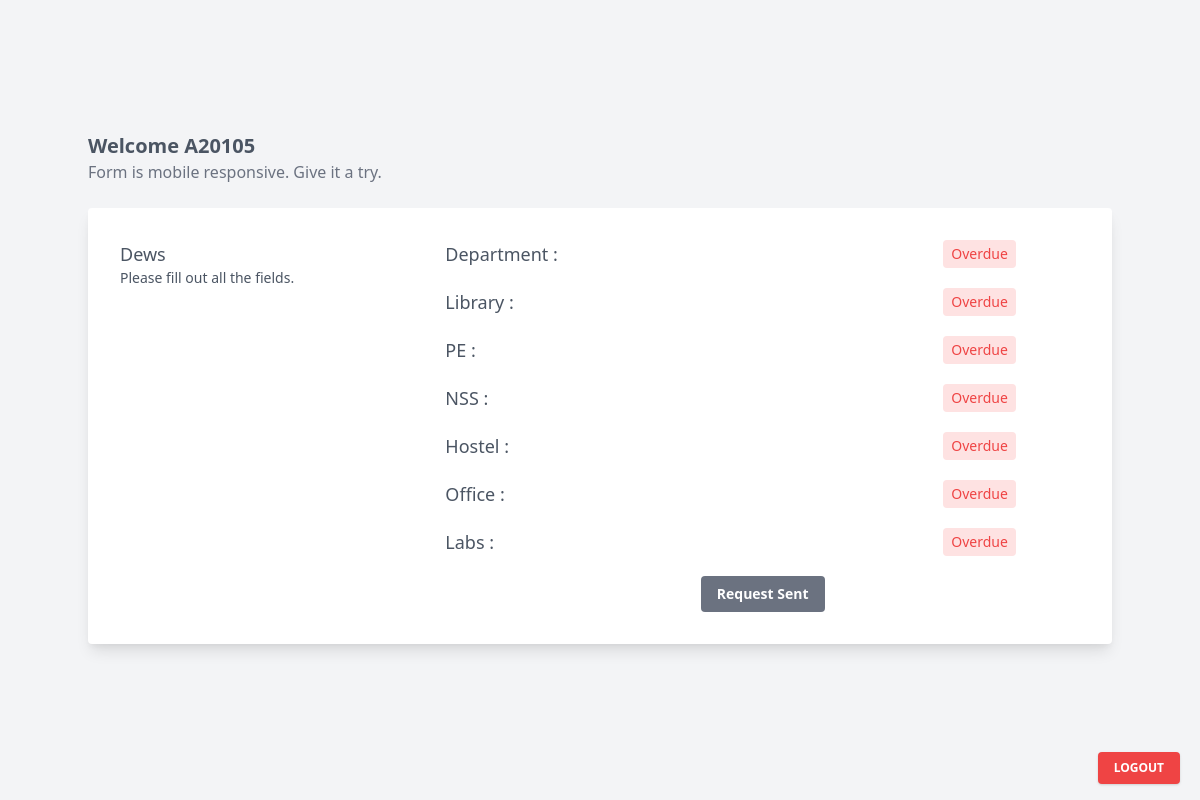
The page /student/ (signed in) on the database as committed earlier.
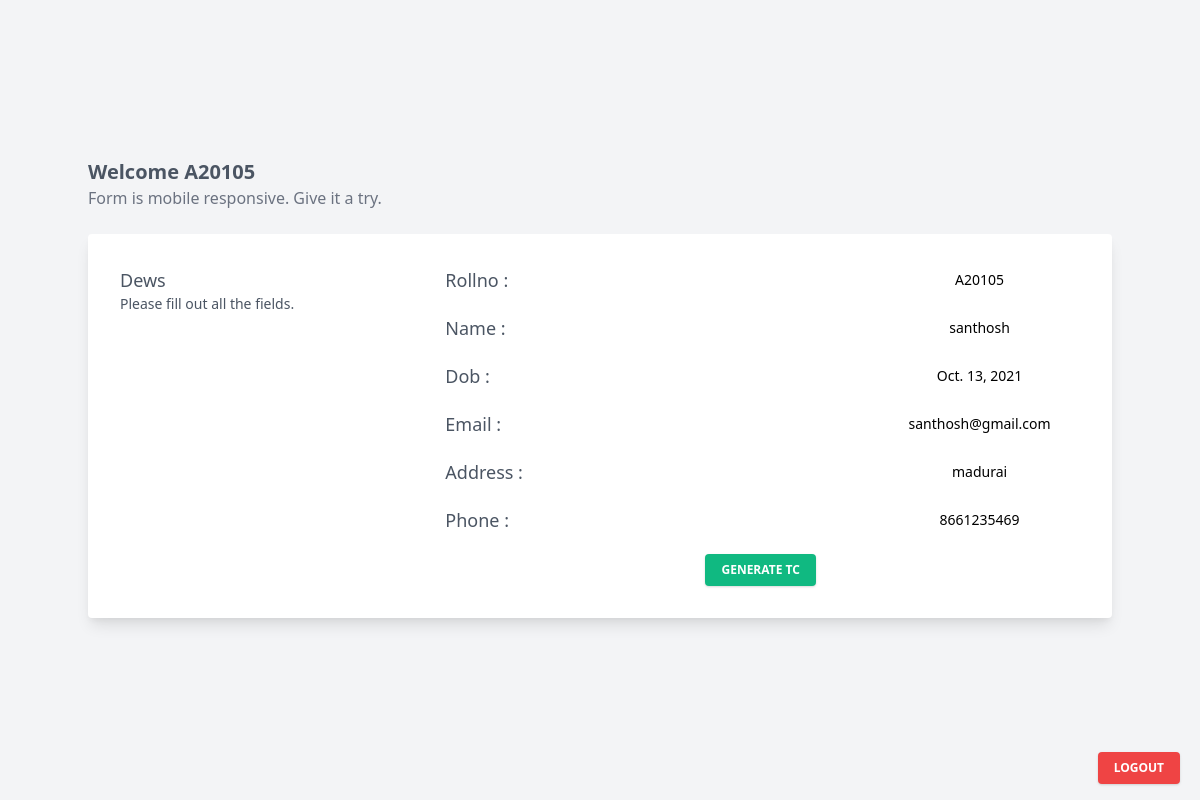
The same page on the database as committed later.
### app/models.py (models this page shows)
class Student (models.Model):
    Roll_No = models.CharField(max_length=20, default=None, null=True)
    Reg_No = models.CharField(max_length=20, default=None, null=True)
    Name = models.CharField(max_length=30, default=None, null=True)
    DOB = models.DateField(default=None, null=True)
    Phone = models.CharField(max_length=10, default=None, null=True)
    Dept = models.CharField(max_length=20, default=None, null=True)
    Email = models.EmailField(default=None, null=True)
    Father_Name = models.CharField(max_length=20, default=None, null=True)
    Address = models.CharField(max_length=100, default=None, null=True)
    Nationality = models.CharField(max_length=15, default=None, null=True)
    Religion = models.CharField(max_length=10, default=None, null=True)
    Caste_Community = models.CharField(max_length=5, default=None, null=True)
    Date_Of_Admission = models.DateField(default=None, null=True)
    Date_Of_Leaving = models.DateField(default=None, null=True)
    Purpose_Of_TC = models.CharField(max_length=50, default=None, null=True)
    Conduct = models.CharField(max_length=10, default=None, null=True)
    Due_Department = models.BooleanField(default=False, null=True)
    Due_Library = models.BooleanField(default=False, null=True)
    Due_PE = models.BooleanField(default=False, null=True)
    Due_NSS = models.BooleanField(default=False, null=True)
    Due_Hostel = models.BooleanField(default=False, null=True)
    Due_Office = models.BooleanField(default=False, null=True)
    Due_Labs = models.BooleanField(default=False, null=True)

### app/views.py (the view, shortened to what this page needs)
# urls.py: path('student/',views.student, name='student'),
def student(request):
    if request.user.is_authenticated and request.user.is_student:
        form1 = UpdateStudent(request.POST or None)
        form2 = MakeRequest(request.POST or None)
        student = Student.objects.get(Roll_No=request.user.username)
        if Requests.objects.filter(Roll_No=request.user.username).exists():
            Req = Requests.objects.get(Roll_No=student.Roll_No)
        else :
            Req = None
        return render(request,'Student_home.html', {'student':student, 'req':Req, 'form1':form1, 'form2':form2})
    else:
        return redirect('index')

### templates/Student_home.html (shortened to what this page needs)
{% extends 'base.html' %}
{% block content %}
<div class="min-h-screen p-6 bg-gray-100 flex items-center justify-center">
    <div class="container max-w-screen-lg mx-auto">
    {% if student.Due_Department is False and student.Due_Library is False and student.Due_PE is False and student.Due_NSS is False and student.Due_Hostel is False and student.Due_Office is False and student.Due_Labs is False and student.Purpose_Of_TC is not None %}
    <form action="" method="post">
    <div>
    <h2 class="font-semibold text-xl text-gray-600">Welcome {{student.Roll_No}}</h2>
    <p class="text-gray-500 mb-6">Form is mobile responsive. Give it a try.</p>
    <div class="bg-white rounded shadow-lg p-4 px-4 md:p-8 mb-6">
        <div class="grid gap-4 gap-y-2 text-sm grid-cols-1 lg:grid-cols-3">
        <div class="text-gray-600">
            <p class="font-medium text-lg">Dews</p>
            <p>Please fill out all the fields.</p>
        </div>
            <div class="lg:col-span-2">
            <div class="grid gap-4 gap-y-5 text-sm grid-cols-1 md:grid-cols-3 ">
                <div class="md:col-span-2 flex items-center justify-left">
                <label for="address" class="text-lg font-medium text-gray-600">Department :</label>
                </div>
                <div class="md:col-span-1 flex items-center justify-center">
                    {% if student.Due_Department is False%}
                    <span class="text-sm font-medium bg-red-100 py-1 px-2 rounded text-red-500 align-middle">Overdue</span>
                    {% else %}
                    <span class="text-sm font-medium bg-green-100 py-1 px-2 rounded text-green-500 align-middle">Paid</span>
                    {% endif %}
                </div>
                <div class="md:col-span-2 flex items-center justify-left">
                <label for="address" class="text-lg font-medium text-gray-600">Library :</label>
                </div>
                <div class="md:col-span-1 flex items-center justify-center">
                    {% if student.Due_Department is False%}
                    <span class="text-sm font-medium bg-red-100 py-1 px-2 rounded text-red-500 align-middle">Overdue</span>
                    {% else %}
                    <span class="text-sm font-medium bg-green-100 py-1 px-2 rounded text-green-500 align-middle">Paid</span>
                    {% endif %}
                </div>
                <div class="md:col-span-2 flex items-center justify-left">
                <label for="address" class="text-lg font-medium text-gray-600">PE :</label>
                </div>
                <div class="md:col-span-1 flex items-center justify-center">
                    {% if student.Due_Department is False%}
                    <span class="text-sm font-medium bg-red-100 py-1 px-2 rounded text-red-500 align-middle">Overdue</span>
                    {% else %}
                    <span class="text-sm font-medium bg-green-100 py-1 px-2 rounded text-green-500 align-middle">Paid</span>
                    {% endif %}
                </div>
                <div class="md:col-span-2 flex items-center justify-left">
                <label for="address" class="text-lg font-medium text-gray-600">NSS :</label>
                </div>
                <div class="md:col-span-1 flex items-center justify-center">
                    {% if student.Due_Department is False%}
                    <span class="text-sm font-medium bg-red-100 py-1 px-2 rounded text-red-500 align-middle">Overdue</span>
                    {% else %}
                    <span class="text-sm font-medium bg-green-100 py-1 px-2 rounded text-green-500 align-middle">Paid</span>
                    {% endif %}
                </div>
                <div class="md:col-span-2 flex items-center justify-left">
                <label for="address" class="text-lg font-medium text-gray-600">Hostel :</label>
                </div>
                <div class="md:col-span-1 flex items-center justify-center">
                    {% if student.Due_Department is False%}
                    <span class="text-sm font-medium bg-red-100 py-1 px-2 rounded text-red-500 align-middle">Overdue</span>
                    {% else %}
                    <span class="text-sm font-medium bg-green-100 py-1 px-2 rounded text-green-500 align-middle">Paid</span>
                    {% endif %}
                </div>
                <div class="md:col-span-2 flex items-center justify-left">
                <label for="address" class="text-lg font-medium text-gray-600">Office :</label>
                </div>
                <div class="md:col-span-1 flex items-center justify-center">
                    {% if student.Due_Department is False%}
                    <span class="text-sm font-medium bg-red-100 py-1 px-2 rounded text-red-500 align-middle">Overdue</span>
                    {% else %}
                    <span class="text-sm font-medium bg-green-100 py-1 px-2 rounded text-green-500 align-middle">Paid</span>
                    {% endif %}
                </div>
                <div class="md:col-span-2 flex items-center justify-left">
                <label for="address" class="text-lg font-medium text-gray-600">Labs :</label>
                </div>
                <div class="md:col-span-1 flex items-center justify-center">
                    {% if student.Due_Department is False%}
                    <span class="text-sm font-medium bg-red-100 py-1 px-2 rounded text-red-500 align-middle">Overdue</span>
                    {% else %}
                    <span class="text-sm font-medium bg-green-100 py-1 px-2 rounded text-green-500 align-middle">Paid</span>
                    {% endif %}
                </div>
                <div class="md:col-span-3 text-right flex items-center justify-center">
                <div class="inline-flex items-end">
                    {% if req.Roll_No == student.Roll_No %}
                    <button class="bg-gray-500 text-white font-bold py-2 px-4 rounded">Request Sent</button>
                    {% else %}
                    {{form2.confirmation}}
                    <button type="submit" class="bg-blue-500 hover:bg-blue-700 text-white font-bold py-2 px-4 rounded">Request</button>
                    {% endif %}
                </div>
                </div>
            </div>
        </div>
        </div>
    </div>
    </div>
    </form>
    {% endif %}
    {% if student.Due_Department is True and student.Due_Library is True and student.Due_PE is True and student.Due_NSS is True and student.Due_Hostel is True and student.Due_Office is True and student.Due_Labs is True and student.Purpose_Of_TC is not None %}
    <div>
        <h2 class="font-semibold text-xl text-gray-600">Welcome {{student.Roll_No}}</h2>
        <p class="text-gray-500 mb-6">Form is mobile responsive. Give it a try.</p>
        <div class="bg-white rounded shadow-lg p-4 px-4 md:p-8 mb-6">
            <div class="grid gap-4 gap-y-2 text-sm grid-cols-1 lg:grid-cols-3">
            <div class="text-gray-600">
                <p class="font-medium text-lg">Dews</p>
                <p>Please fill out all the fields.</p>
            </div>
                <div class="lg:col-span-2">
                <div class="grid gap-4 gap-y-5 text-sm grid-cols-1 md:grid-cols-3 ">
                    <div class="md:col-span-2 flex items-center justify-left">
                    <label for="address" class="text-lg font-medium text-gray-600">Rollno :</label>
                    </div>
                    <div class="md:col-span-1 flex items-center justify-center">
                        {{student.Roll_No}}
                    </div>
                    <div class="md:col-span-2 flex items-center justify-left">
                    <label for="address" class="text-lg font-medium text-gray-600">Name :</label>
                    </div>
                    <div class="md:col-span-1 flex items-center justify-center">
                        {{student.Name}}
                    </div>
                    <div class="md:col-span-2 flex items-center justify-left">
                    <label for="address" class="text-lg font-medium text-gray-600">Dob :</label>
                    </div>
                    <div class="md:col-span-1 flex items-center justify-center">
                        {{student.DOB}}
                    </div>
                    <div class="md:col-span-2 flex items-center justify-left">
                    <label for="address" class="text-lg font-medium text-gray-600">Email :</label>
                    </div>
                    <div class="md:col-span-1 flex items-center justify-center">
                        {{student.Email}}
                    </div>
                    <div class="md:col-span-2 flex items-center justify-left">
                    <label for="address" class="text-lg font-medium text-gray-600">Address :</label>
                    </div>
                    <div class="md:col-span-1 flex items-center justify-center">
                        {{student.Address}}
                    </div>
                    <div class="md:col-span-2 flex items-center justify-left">
                    <label for="address" class="text-lg font-medium text-gray-600">Phone :</label>
                    </div>
                    <div class="md:col-span-1 flex items-center justify-center">
                        {{student.Phone}}
                    </div>
                    <div class="md:col-span-3 text-right flex items-center justify-center">
                    <div class="inline-flex items-end">
                        <a href="/pdf">
                        <button class="bg-green-500 text-white active:bg-red-600 font-bold uppercase text-xs px-4 py-2 rounded shadow hover:shadow-md outline-none focus:outline-none mr-1 ease-linear transition-all duration-150" type="button">
                            Generate Tc
                        </button>
                        </a>
                    </div>
                    </div>
                </div>
            </div>
            </div>
        </div>
        </div>
    {% endif %}
      <a href="/logout" class="md:absolute bottom-0 right-0 p-4 float-right">
        <button class="bg-red-500 text-white active:bg-red-600 font-bold uppercase text-xs px-4 py-2 rounded shadow hover:shadow-md outline-none focus:outline-none mr-1 ease-linear transition-all duration-150" type="button">
            LOGOUT
        </button>
        </a>
    </div>
  </div>
{% endblock %}

### templates/base.html (shortened to what this page needs)
<!DOCTYPE html>
<html lang="en">
<head>
    <link href="https://unpkg.com/tailwindcss@^2/dist/tailwind.min.css" rel="stylesheet">
</head>
<body>
    {% block content %}
    {% endblock %}
</body>
</html>

Rows that differ between the two databases and show on the page:
changed Student: Due_Department False → True (drawn); Roll_No (not shown) → "A20105"; Name (not shown) → "santhosh"; DOB (not shown) → "Oct. 13, 2021"; Email (not shown) → "santhosh@gmail.com"; Address (not shown) → "madurai"; Phone (not shown) → "8661235469"
Other text that changed with them:
text no longer shown: "Department : Overdue Library : Overdue PE : Overdue NSS : Overdue Hostel : Overdue Office : Overdue Labs : Overdue Request Sent"
text now shown: "Rollno : Name : Dob : Email : Address : Phone : GENERATE TC"
